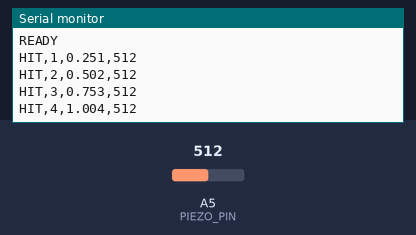
Bench run of a sketch on a simulated Arduino Nano, built with avr-gcc and run on an emulated ATmega328P. Parts: the last lines printed to the serial monitor. Inputs (shaded band) come from the test bench; at power-on: A5 (PIEZO_PIN) = 512.

Above: at 1.2 s.
1.3 s: A5 (PIEZO_PIN) set to 716
At 1.44 s:
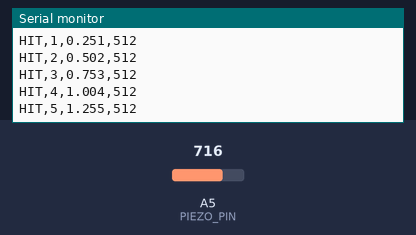
2.8 s: A5 (PIEZO_PIN) set to 900
At 2.94 s:
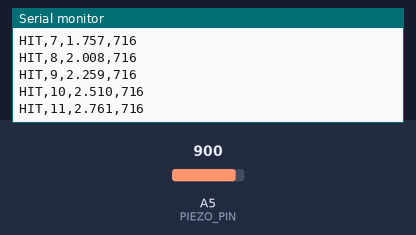
Timing chart, 0 to 5.8 s (numbered marks = the images above; inputs shaded):
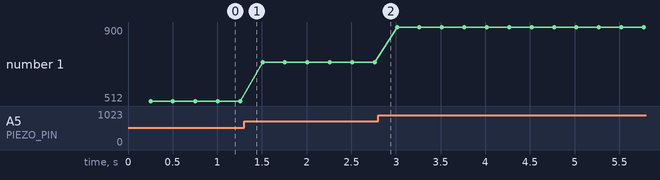

Measured:
- plotted number 1: 512 → 716 after the input at 1.3 s, 716 → 900 after the input at 2.8 s

The sketch:

Hardware_Pio_collision_logger.ino
```cpp
/*
  Piezo collision logger for UR7e maze runs
  Hardware: Arduino Nano, piezo sensor on A0, COM6
  Output:   Serial lines read by companion Python script then converted to CSV
*/

#define PIEZO_PIN     A5
#define THRESHOLD     50
#define DEBOUNCE_MS   250

unsigned long lastHit   = 0;
unsigned long startTime = 0;
int           hitCount  = 0;

void setup() {
  Serial.begin(9600);
  startTime = millis();
  Serial.println("READY");
}

void loop() {
  int val = analogRead(PIEZO_PIN);

  if (val > THRESHOLD) {
    unsigned long now = millis();
    if (now - lastHit > DEBOUNCE_MS) {
      lastHit = now;
      hitCount++;
      float elapsed = (now - startTime) / 1000.0;
      //collision_index, elapsed_seconds, raw_sensor_value
      Serial.print("HIT,");
      Serial.print(hitCount);
      Serial.print(",");
      Serial.print(elapsed, 3);
      Serial.print(",");
      Serial.println(val);
    }
  }
}
```
